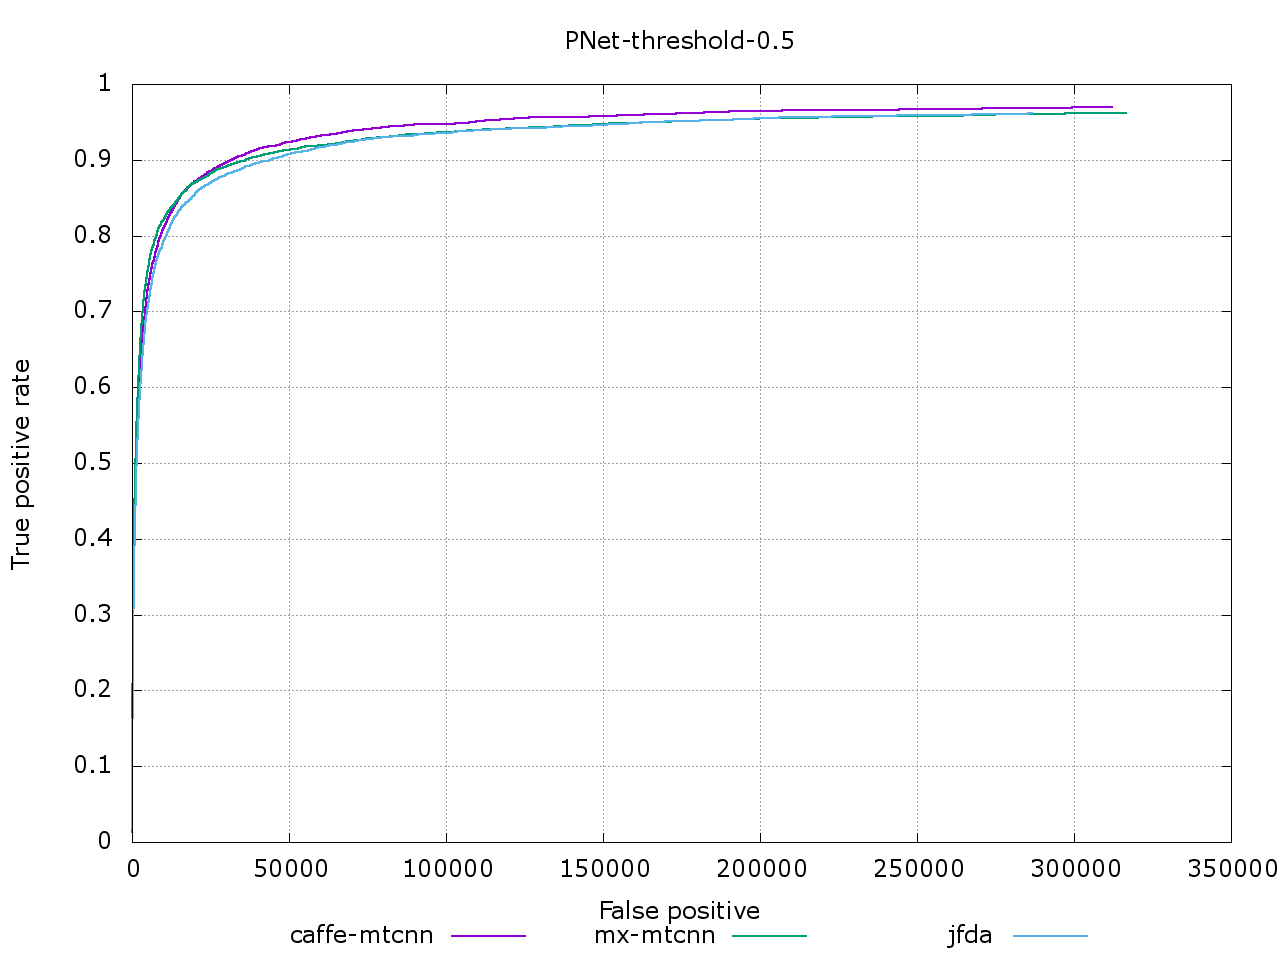

This figure's gnuplot source:
# Compare your discrete ROC curves with other methods
# At terminal: gnuplot discROC.p
set terminal png size 1280, 960 enhanced font 'Verdana,18'
set size 1,1
set grid
set title "PNet-threshold-0.5"
set ylabel "True positive rate"
set xlabel "False positive"
set key below
set output "fddb-pnet.png"
plot "caffe-mtcnn-pnet-24DiscROC.txt" using 2:1 title 'caffe-mtcnn' with lines lw 2 , \
"mx-mtcnn-pnet24-DiscROC.txt" using 2:1 title 'mx-mtcnn' with lines lw 2 , \
"jfda-pnet-24DiscROC.txt" using 2:1 title 'jfda' with lines lw 2 , \
